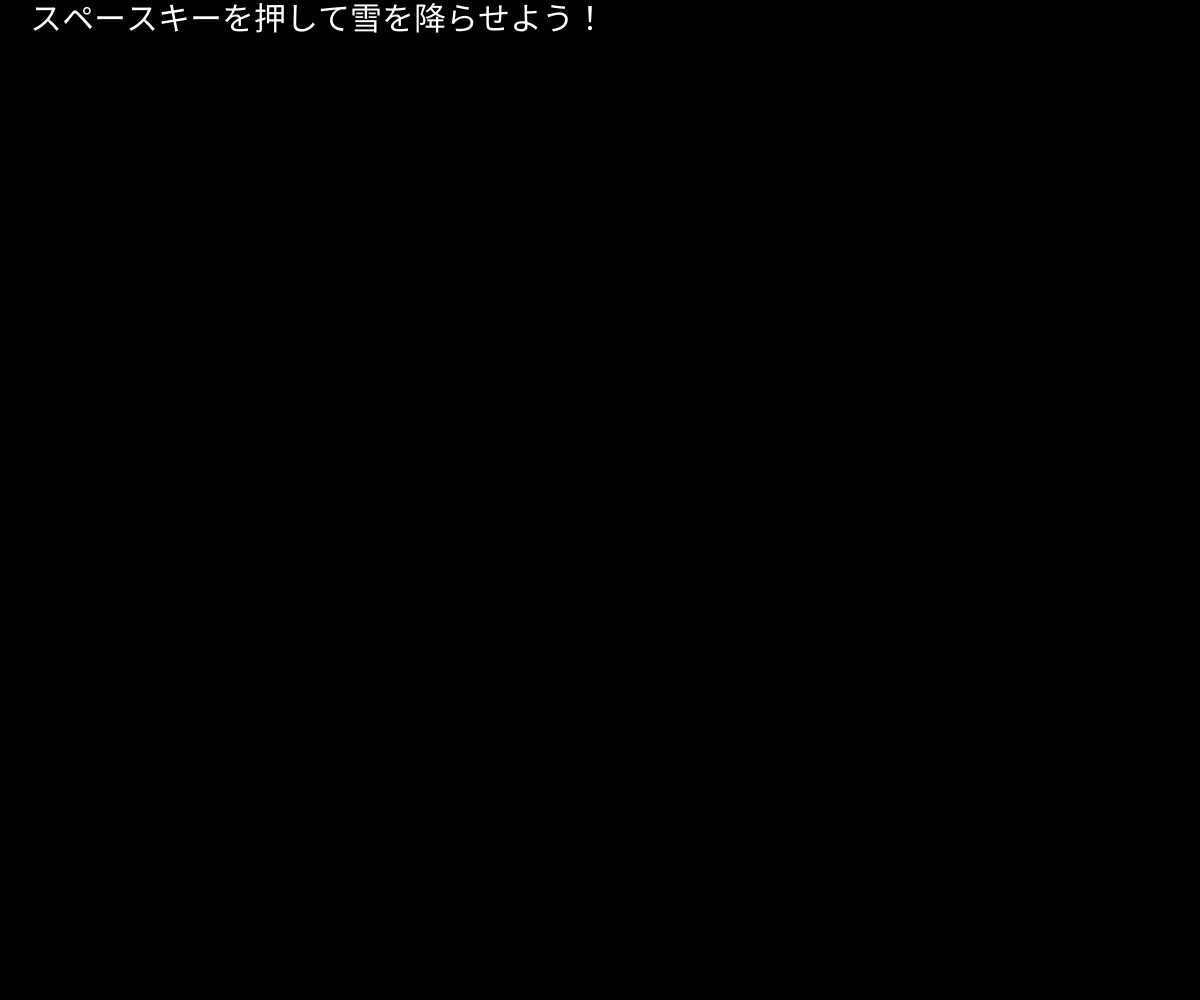
Frame 1 (no input)
Frame 60 (no input): identical to frame 1, image omitted
Frame 120 (the mouse pressed at the canvas centre since frame 60): identical to frame 1, image omitted

The p5.js sketch that drew this single still picture (run headless with seeded random() and noise() and a simulated clock; from frame 60 on, the mouse is pressed at the canvas centre):

// p5.js sketch
// ── sketch.js
// 最終課題を制作しよう
//function setup(){
//  createCanvas(windowWidth, windowHeight);
//}

//function draw(){
//  background(160, 192, 255);
//}

let balls;
let size

function setup(){
  createCanvas(windowWidth, windowHeight);
  balls = [];
  noStroke();
}
  
function draw(){
  background(0);
  fill(255)
  textSize(32);
  textFont("serif");
  text("スペースキーを押して雪を降らせよう！", 30, 30);

  // ボールを描画して動かす
  for (let i = balls.length - 1; i >= 0; i--) {
    let b = balls[i];
    
    // ボールの位置を更新
    b.x += b.vx;
    b.y += b.vy;
    
    // サイズを徐々に大きくする
    b.size += 0.01
    
    // ボールが画面外に出たら削除
    if (b.x < 0 || b.x > width || b.y < 0 || b.y > height || b.size > 20) {
      balls.splice(i, 1);  // 配列からボールを削除
    } else {
      // ボールを描画
      ellipse(b.x, b.y, b.size);
    }
  }
  
  // スペースキーが押されている間、ボールを生成し続ける
  if (keyIsDown(32)) {  // 32はスペースキーのコード
    createBall();
  }
}

function createBall() {
  // ボールを中央からランダムに放出
  const startsize = 5;  // 初期サイズは小さめ
  const vx = random(-2, 2);      // ランダムな速度（X方向）
  const vy = random(-2, 2);      // ランダムな速度（Y方向）
  
  // ボールを配列に追加
  balls.push({
    x: width / 2,  // 画面中央から出現
    y: height / 2,
    size: startsize,
    vx: vx,
    vy: vy,
  });
}

function windowResized(){
  resizeCanvas(windowWidth, windowHeight);
}
